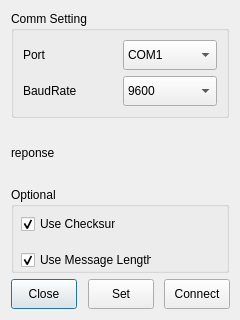
<?xml version="1.0" encoding="UTF-8"?>
<ui version="4.0">
 <class>CommSetupDialog</class>
 <widget class="QDialog" name="CommSetupDialog">
  <property name="geometry">
   <rect>
    <x>0</x>
    <y>0</y>
    <width>240</width>
    <height>320</height>
   </rect>
  </property>
  <property name="minimumSize">
   <size>
    <width>240</width>
    <height>320</height>
   </size>
  </property>
  <property name="maximumSize">
   <size>
    <width>240</width>
    <height>320</height>
   </size>
  </property>
  <property name="windowTitle">
   <string>Comm Setup</string>
  </property>
  <layout class="QGridLayout" name="gridLayout" rowstretch="3,2,3,2">
   <item row="1" column="0">
    <widget class="QLabel" name="label_3">
     <property name="minimumSize">
      <size>
       <width>0</width>
       <height>30</height>
      </size>
     </property>
     <property name="text">
      <string>reponse</string>
     </property>
    </widget>
   </item>
   <item row="0" column="0" colspan="5">
    <widget class="QGroupBox" name="groupBox">
     <property name="font">
      <font>
       <weight>50</weight>
       <bold>false</bold>
      </font>
     </property>
     <property name="title">
      <string>Comm Setting</string>
     </property>
     <layout class="QGridLayout" name="gridLayout_2">
      <item row="0" column="0">
       <widget class="QLabel" name="label">
        <property name="text">
         <string>Port</string>
        </property>
       </widget>
      </item>
      <item row="0" column="1">
       <widget class="QComboBox" name="port_cb">
        <property name="minimumSize">
         <size>
          <width>0</width>
          <height>30</height>
         </size>
        </property>
        <item>
         <property name="text">
          <string>COM1</string>
         </property>
        </item>
        <item>
         <property name="text">
          <string>COM2</string>
         </property>
        </item>
        <item>
         <property name="text">
          <string>COM3</string>
         </property>
        </item>
        <item>
         <property name="text">
          <string>COM4</string>
         </property>
        </item>
        <item>
         <property name="text">
          <string>COM5</string>
         </property>
        </item>
        <item>
         <property name="text">
          <string>COM6</string>
         </property>
        </item>
        <item>
         <property name="text">
          <string>COM7</string>
         </property>
        </item>
        <item>
         <property name="text">
          <string>COM8</string>
         </property>
        </item>
        <item>
         <property name="text">
          <string>COM9</string>
         </property>
        </item>
        <item>
         <property name="text">
          <string>COM10</string>
         </property>
        </item>
       </widget>
      </item>
      <item row="1" column="0">
       <widget class="QLabel" name="label_2">
        <property name="text">
         <string>BaudRate</string>
        </property>
       </widget>
      </item>
      <item row="1" column="1">
       <widget class="QComboBox" name="baudrate_cb">
        <property name="minimumSize">
         <size>
          <width>0</width>
          <height>30</height>
         </size>
        </property>
        <item>
         <property name="text">
          <string>9600</string>
         </property>
        </item>
        <item>
         <property name="text">
          <string>19200</string>
         </property>
        </item>
        <item>
         <property name="text">
          <string>57600</string>
         </property>
        </item>
        <item>
         <property name="text">
          <string>115200</string>
         </property>
        </item>
       </widget>
      </item>
     </layout>
    </widget>
   </item>
   <item row="3" column="0">
    <widget class="QPushButton" name="close_btn">
     <property name="minimumSize">
      <size>
       <width>66</width>
       <height>30</height>
      </size>
     </property>
     <property name="styleSheet">
      <string notr="true"/>
     </property>
     <property name="text">
      <string>Close</string>
     </property>
    </widget>
   </item>
   <item row="2" column="0" colspan="5">
    <widget class="QGroupBox" name="groupBox_2">
     <property name="font">
      <font>
       <weight>50</weight>
       <bold>false</bold>
      </font>
     </property>
     <property name="title">
      <string>Optional</string>
     </property>
     <widget class="QCheckBox" name="length_chkbox">
      <property name="geometry">
       <rect>
        <x>10</x>
        <y>58</y>
        <width>131</width>
        <height>30</height>
       </rect>
      </property>
      <property name="minimumSize">
       <size>
        <width>0</width>
        <height>30</height>
       </size>
      </property>
      <property name="text">
       <string>Use Message Length</string>
      </property>
      <property name="checked">
       <bool>true</bool>
      </property>
     </widget>
     <widget class="QCheckBox" name="chk_chkbox">
      <property name="geometry">
       <rect>
        <x>10</x>
        <y>22</y>
        <width>95</width>
        <height>30</height>
       </rect>
      </property>
      <property name="minimumSize">
       <size>
        <width>0</width>
        <height>30</height>
       </size>
      </property>
      <property name="text">
       <string>Use Checksum</string>
      </property>
      <property name="checked">
       <bool>true</bool>
      </property>
     </widget>
    </widget>
   </item>
   <item row="3" column="4">
    <widget class="QPushButton" name="conn_btn">
     <property name="minimumSize">
      <size>
       <width>66</width>
       <height>30</height>
      </size>
     </property>
     <property name="layoutDirection">
      <enum>Qt::LeftToRight</enum>
     </property>
     <property name="text">
      <string>Connect</string>
     </property>
    </widget>
   </item>
   <item row="3" column="3">
    <spacer name="horizontalSpacer_2">
     <property name="orientation">
      <enum>Qt::Horizontal</enum>
     </property>
     <property name="sizeHint" stdset="0">
      <size>
       <width>18</width>
       <height>20</height>
      </size>
     </property>
    </spacer>
   </item>
   <item row="3" column="2">
    <widget class="QPushButton" name="set_btn">
     <property name="minimumSize">
      <size>
       <width>66</width>
       <height>30</height>
      </size>
     </property>
     <property name="text">
      <string>Set</string>
     </property>
    </widget>
   </item>
   <item row="3" column="1">
    <spacer name="horizontalSpacer">
     <property name="orientation">
      <enum>Qt::Horizontal</enum>
     </property>
     <property name="sizeHint" stdset="0">
      <size>
       <width>18</width>
       <height>20</height>
      </size>
     </property>
    </spacer>
   </item>
  </layout>
 </widget>
 <resources/>
 <connections/>
</ui>
